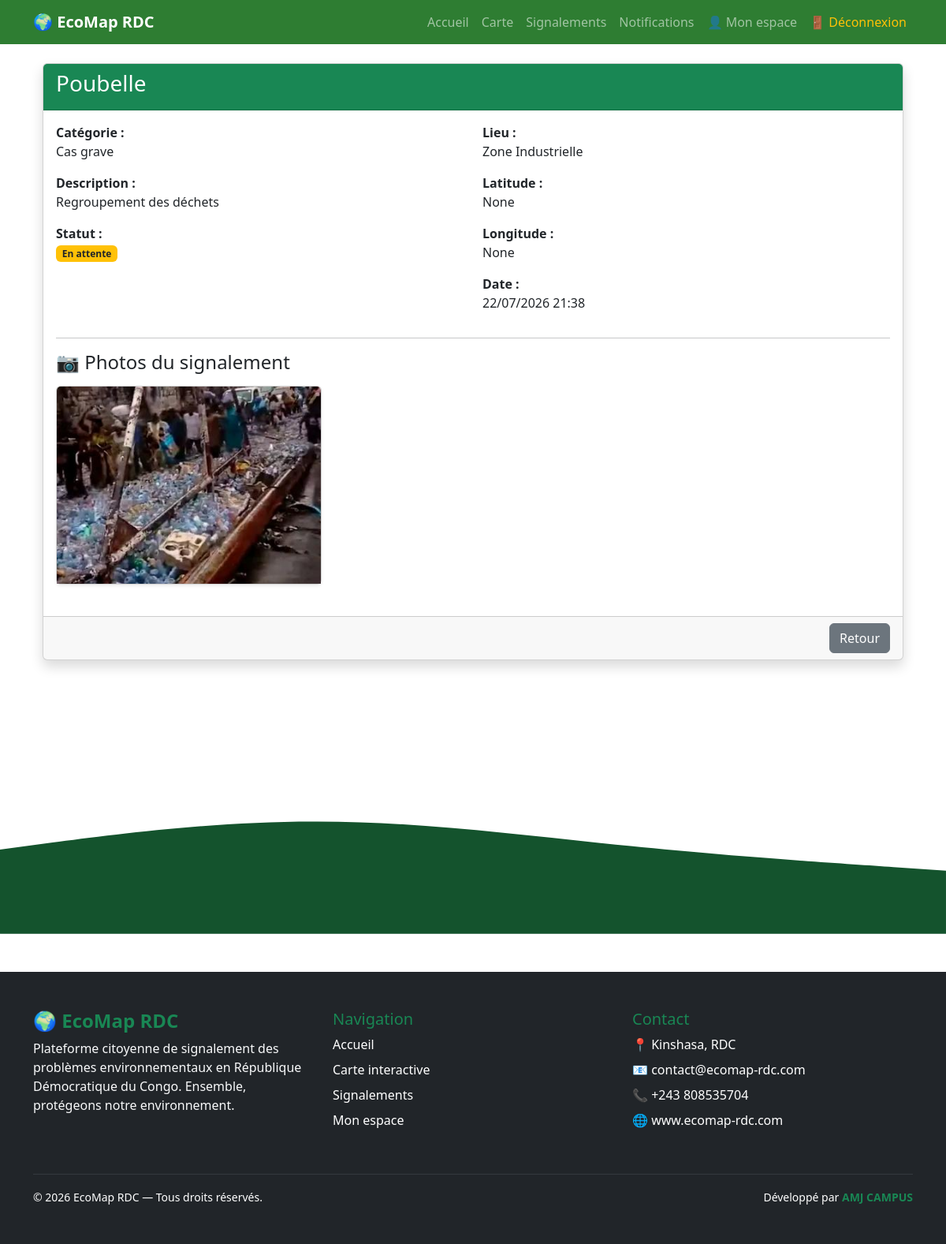
The app's page /signalements/5/ (signed in) with its own data.
### signalements/models.py (models this page shows, shortened)
class Signalement(models.Model):
    class Statut(models.TextChoices):
        EN_ATTENTE = "EN_ATTENTE", "En attente"
        EN_COURS = "EN_COURS", "En cours"
        RESOLU = "RESOLU", "Résolu"
        REJETE = "REJETE", "Rejeté"
    utilisateur = models.ForeignKey(
        settings.AUTH_USER_MODEL,
        on_delete=models.CASCADE,
        related_name="signalements"
    )
    categorie = models.ForeignKey(
        CategorieSignalement,
        on_delete=models.PROTECT,
        related_name="signalements"
    )
    lieu = models.ForeignKey(
        Lieu,
        on_delete=models.PROTECT,
        related_name="signalements"
    )
    titre = models.CharField(max_length=200)
    description = models.TextField()
    latitude = models.DecimalField(
        max_digits=9,
        decimal_places=6,
        null=True,
        blank=True
    )
    longitude = models.DecimalField(
        max_digits=9,
        decimal_places=6,
        null=True,
        blank=True
    )
    statut = models.CharField(
        max_length=20,
        choices=Statut.choices,
        default=Statut.EN_ATTENTE
    )
    date_signalement = models.DateTimeField(auto_now_add=True)
    date_modification = models.DateTimeField(auto_now=True)
    class Meta:
        verbose_name = "Signalement"
        verbose_name_plural = "Signalements"
        ordering = ["-date_signalement"]

class CategorieSignalement(models.Model):
    nom = models.CharField(max_length=100, unique=True)
    description = models.TextField(blank=True)
    class Meta:
        verbose_name = "Catégorie de signalement"
        verbose_name_plural = "Catégories de signalement"
        ordering = ["nom"]
    def __str__(self):
        return self.nom

class PhotoSignalement(models.Model):
    signalement = models.ForeignKey(
        Signalement,
        on_delete=models.CASCADE,
        related_name="photos"
    )
    photo = models.ImageField(
        upload_to="signalements/"
    )
    date_ajout = models.DateTimeField(auto_now_add=True)
    class Meta:
        verbose_name = "Photo de signalement"
        verbose_name_plural = "Photos des signalements"

### territoire/models.py (models this page shows)
class Lieu(models.Model):
    class TypeLieu(models.TextChoices):
        MARCHE = "MARCHE", "Marché"
        HOPITAL = "HOPITAL", "Hôpital"
        ECOLE = "ECOLE", "École"
        UNIVERSITE = "UNIVERSITE", "Université"
        ROUTE = "ROUTE", "Route principale"
        GARE = "GARE", "Gare"
        ARRET = "ARRET", "Arrêt de bus"
        ROND_POINT = "ROND_POINT", "Rond-point"
        BATIMENT = "BATIMENT", "Bâtiment public"
        POUBELLE = "POUBELLE", "Poubelle publique"
        RECYCLAGE = "RECYCLAGE", "Centre de recyclage"
        AUTRE = "AUTRE", "Autre"
    avenue = models.ForeignKey(
        Avenue,
        on_delete=models.CASCADE,
        related_name="lieux"
    )
    nom = models.CharField(max_length=200)
    type_lieu = models.CharField(
        max_length=20,
        choices=TypeLieu.choices,
        default=TypeLieu.AUTRE
    )
    description = models.TextField(
        blank=True
    )
    latitude = models.DecimalField(
        max_digits=9,
        decimal_places=6,
        null=True,
        blank=True
    )
    longitude = models.DecimalField(
        max_digits=9,
        decimal_places=6,
        null=True,
        blank=True
    )
    class Meta:
        ordering = ["nom"]
    def __str__(self):
        return self.nom

### signalements/views.py (the view)
@login_required
def detail_signalement(request, pk):
    if request.user.is_staff:
        signalement = get_object_or_404(
            Signalement,
            pk=pk
        )
    else:
        signalement = get_object_or_404(
            Signalement,
            pk=pk,
            utilisateur=request.user
        )
    return render(
        request,
        "signalements/detail.html",
        {
            "signalement": signalement
        }
    )

### signalements/templates/signalements/detail.html
{% extends "base.html" %}
{% block content %}
<div class="container mt-4">
    <div class="card shadow">
        <div class="card-header bg-success text-white">
            <h3>{{ signalement.titre }}</h3>
        </div>
        <div class="card-body">
            <div class="row">
                <div class="col-md-6">
                    <p>
                        <strong>Catégorie :</strong><br>
                        {{ signalement.categorie }}
                    </p>
                    <p>
                        <strong>Description :</strong><br>
                        {{ signalement.description }}
                    </p>
                    <p>
                        <strong>Statut :</strong><br>
                        {% if signalement.statut == "EN_ATTENTE" %}
                            <span class="badge bg-warning text-dark">
                                {{ signalement.get_statut_display }}
                            </span>
                        {% elif signalement.statut == "EN_COURS" %}
                            <span class="badge bg-primary">
                                {{ signalement.get_statut_display }}
                            </span>
                        {% elif signalement.statut == "RESOLU" %}
                            <span class="badge bg-success">
                                {{ signalement.get_statut_display }}
                            </span>
                        {% else %}
                            <span class="badge bg-danger">
                                {{ signalement.get_statut_display }}
                            </span>
                        {% endif %}
                    </p>
                </div>
                <div class="col-md-6">
                    <p>
                        <strong>Lieu :</strong><br>
                        {{ signalement.lieu }}
                    </p>
                    <p>
                        <strong>Latitude :</strong><br>
                        {{ signalement.latitude }}
                    </p>
                    <p>
                        <strong>Longitude :</strong><br>
                        {{ signalement.longitude }}
                    </p>
                    <p>
                        <strong>Date :</strong><br>
                        {{ signalement.date_signalement|date:"d/m/Y H:i" }}
                    </p>
                </div>
            </div>
            <hr>
            <h4 class="mb-3">
                📷 Photos du signalement
            </h4>
            <div class="row">
                {% for photo in signalement.photos.all %}
                    <div class="col-md-4 mb-4">
                        <div class="card shadow-sm">
                            <img
                                src="{{ photo.photo.url }}"
                                class="card-img-top"
                                style="height:250px; object-fit:cover;">
                        </div>
                    </div>
                {% empty %}
                    <div class="col-12">
                        <div class="alert alert-warning">
                            Aucune photo n'a été ajoutée pour ce signalement.
                        </div>
                    </div>
                {% endfor %}
            </div>
        </div>
        <div class="card-footer text-end">
            <a href="{% url 'liste_signalements' %}"
               class="btn btn-secondary">
                Retour
            </a>
        </div>
    </div>
</div>
{% endblock %}

### records on screen
Signalement: titre "Poubelle", categorie "Cas grave", description "Regroupement des déchets", statut "En attente", lieu "Zone Industrielle", latitude "None", longitude "None", date_signalement "22/07/2026 21:38"
PhotoSignalement: photo (picture)
